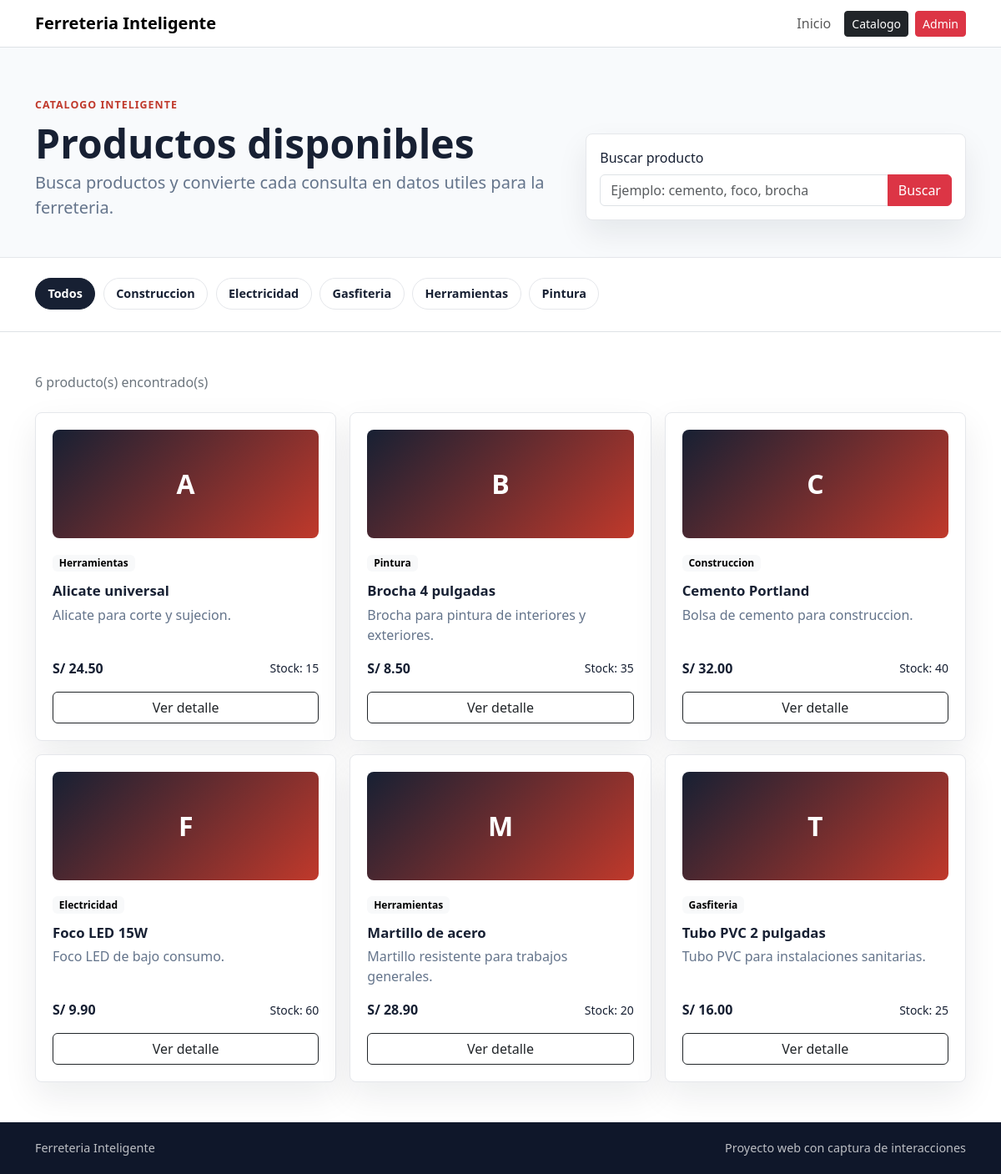
Page /public/catalogo.php on the committed database.
### tables this page shows
CREATE TABLE IF NOT EXISTS categorias (
    id INT AUTO_INCREMENT PRIMARY KEY,
    nombre VARCHAR(100) NOT NULL,
    descripcion VARCHAR(255),
    activo TINYINT(1) NOT NULL DEFAULT 1,
    created_at TIMESTAMP DEFAULT CURRENT_TIMESTAMP
);

CREATE TABLE IF NOT EXISTS productos (
    id INT AUTO_INCREMENT PRIMARY KEY,
    categoria_id INT NOT NULL,
    nombre VARCHAR(150) NOT NULL,
    descripcion TEXT,
    precio DECIMAL(10,2) NOT NULL DEFAULT 0.00,
    stock INT NOT NULL DEFAULT 0,
    imagen VARCHAR(255),
    activo TINYINT(1) NOT NULL DEFAULT 1,
    created_at TIMESTAMP DEFAULT CURRENT_TIMESTAMP,
    updated_at TIMESTAMP DEFAULT CURRENT_TIMESTAMP ON UPDATE CURRENT_TIMESTAMP,
    CONSTRAINT fk_productos_categorias
        FOREIGN KEY (categoria_id) REFERENCES categorias(id)
);

### app/Support/helpers.php (called while the page is built, shortened)
<?php
function e(string|int|float|null $value): string
{
    return htmlspecialchars((string) $value, ENT_QUOTES, 'UTF-8');
}

### app/Models/ProductModel.php (called while the page is built, shortened)
<?php
class ProductModel
{
    public function search(?int $categoryId = null, string $term = ''): array
    {
        $sql = "SELECT p.id, p.nombre, p.descripcion, p.precio, p.stock, p.imagen, c.nombre AS categoria
                FROM productos p
                INNER JOIN categorias c ON c.id = p.categoria_id
                WHERE p.activo = 1";
        $params = [];
        $sql .= " ORDER BY p.nombre ASC";
        $stmt = $this->db->prepare($sql);
        $stmt->execute($params);
        return $stmt->fetchAll();
    }
    public function getCategories(): array
    {
        $stmt = $this->db->query(
            "SELECT id, nombre, descripcion
             FROM categorias
             WHERE activo = 1
             ORDER BY nombre ASC"
        );
        return $stmt->fetchAll();
    }
}

### public/catalogo.php (the view, shortened to what this page needs)
<?php
require_once __DIR__ . '/../app/Models/ProductModel.php';
$categoryId = isset($_GET['categoria']) && ctype_digit((string) $_GET['categoria'])
    ? (int) $_GET['categoria']
    : null;
$searchTerm = trim((string) ($_GET['buscar'] ?? ''));
$productos = [];
$categorias = [];
try {
    $conn = getConnection();
    $productModel = new ProductModel($conn);
    $categorias = $productModel->getCategories();
    $productos = $productModel->search($categoryId, $searchTerm);
} catch (Throwable $exception) {
    $dbOk = false;
    $error = $exception->getMessage();
}
require_once __DIR__ . '/../app/Views/partials/header.php';
?>
    <main>
        <section class="catalog-header">
            <div class="container">
                <p class="eyebrow">Catalogo inteligente</p>
                <div class="row g-3 align-items-end">
                    <div class="col-lg-7">
                        <h1>Productos disponibles</h1>
                        <p class="lead mb-0">Busca productos y convierte cada consulta en datos utiles para la ferreteria.</p>
                    </div>
                    <div class="col-lg-5">
                        <form class="search-box" method="get" action="catalogo.php">
                            <label class="form-label" for="buscar">Buscar producto</label>
                            <div class="input-group">
                                <input class="form-control" id="buscar" name="buscar" type="search" value="<?= e($searchTerm) ?>" placeholder="Ejemplo: cemento, foco, brocha">
                                <button class="btn btn-danger" type="submit">Buscar</button>
                            </div>
                        </form>
                    </div>
                </div>
            </div>
        </section>
        <section class="py-4 border-bottom">
            <div class="container">
                <div class="category-strip">
                    <a class="category-chip <?= $categoryId === null ? 'selected' : '' ?>" href="catalogo.php<?= $searchTerm !== '' ? '?buscar=' . urlencode($searchTerm) : '' ?>">Todos</a>
                    <?php foreach ($categorias as $categoria): ?>
                        <?php
                        $categoryUrl = 'catalogo.php?categoria=' . urlencode((string) $categoria['id']);
                        ?>
                        <a class="category-chip <?= $categoryId === (int) $categoria['id'] ? 'selected' : '' ?>" href="<?= e($categoryUrl) ?>">
                            <?= e($categoria['nombre']) ?>
                        </a>
                    <?php endforeach; ?>
                </div>
            </div>
        </section>
        <section class="py-5">
            <div class="container">
                <div class="d-flex justify-content-between align-items-center gap-3 mb-4">
                    <p class="text-secondary mb-0">
                        <?= e(count($productos)) ?> producto(s) encontrado(s)
                    </p>
                </div>
                <div class="row g-3">
                    <?php foreach ($productos as $producto): ?>
                        <div class="col-md-6 col-lg-4">
                            <article class="product-card catalog-card">
                                <div class="product-thumb">
                                    <?= e(strtoupper(substr($producto['nombre'], 0, 1))) ?>
                                </div>
                                <span class="badge text-bg-light"><?= e($producto['categoria']) ?></span>
                                <h3><?= e($producto['nombre']) ?></h3>
                                <p><?= e($producto['descripcion'] ?? 'Producto de ferreteria') ?></p>
                                <div class="d-flex justify-content-between align-items-center mb-3">
                                    <strong>S/ <?= e(number_format((float) $producto['precio'], 2)) ?></strong>
                                    <small>Stock: <?= e((int) $producto['stock']) ?></small>
                                </div>
                                <a class="btn btn-outline-dark w-100" href="<?= e(BASE_URL) ?>/producto.php?id=<?= e($producto['id']) ?>">Ver detalle</a>
                            </article>
                        </div>
                    <?php endforeach; ?>
                </div>
            </div>
        </section>
    </main>
<?php require_once __DIR__ . '/../app/Views/partials/footer.php'; ?>

### public/assets/css/styles.css (style rules this page uses)
:root { --fi-ink: #172033; --fi-muted: #64748b; --fi-red: #c0392b; --fi-line: #e5e7eb; --fi-soft: #f5f7fb; }
body { color: var(--fi-ink); background: #fff; font-family: "Segoe UI", Arial, sans-serif; }
.eyebrow { color: var(--fi-red); font-size: 0.78rem; font-weight: 700; letter-spacing: 0.08em; margin-bottom: 0.75rem; text-transform: uppercase; }
h1 { font-size: clamp(2.2rem, 5vw, 4.5rem); font-weight: 800; line-height: 1; letter-spacing: 0; max-width: 720px; }
.lead { color: var(--fi-muted); max-width: 620px; }
.metric-panel, .product-card { background: #fff; border: 1px solid var(--fi-line); border-radius: 8px; box-shadow: 0 16px 40px rgba(15, 23, 42, 0.08); }
.product-card { position: relative; height: 100%; padding: 1.25rem; transition: transform 0.16s ease, box-shadow 0.16s ease; }
.product-card h3 { font-size: 1.05rem; font-weight: 700; margin: 0.8rem 0 0.4rem; }
.product-card p { color: var(--fi-muted); min-height: 48px; }
.catalog-header { background: #f8fafc; border-bottom: 1px solid var(--fi-line); padding: 3.75rem 0 2.75rem; }
.catalog-header h1 { font-size: clamp(2rem, 4vw, 3.75rem); }
.search-box { background: #fff; border: 1px solid var(--fi-line); border-radius: 8px; box-shadow: 0 16px 36px rgba(15, 23, 42, 0.08); padding: 1rem; }
.category-strip { display: flex; gap: 0.6rem; overflow-x: auto; padding-bottom: 0.15rem; }
.category-chip { border: 1px solid var(--fi-line); border-radius: 999px; color: var(--fi-ink); flex: 0 0 auto; font-size: 0.9rem; font-weight: 600; padding: 0.45rem 0.9rem; text-decoration: none; }
.category-chip:hover, .category-chip.selected { background: var(--fi-ink); border-color: var(--fi-ink); color: #fff; }
.product-thumb, .product-detail-visual { align-items: center; background: linear-gradient(135deg, #172033, #c0392b); color: #fff; display: flex; font-weight: 800; justify-content: center; }
.product-thumb { border-radius: 8px; font-size: 2rem; height: 130px; margin-bottom: 1rem; }
.catalog-card .btn { position: relative; z-index: 2; }

### rows in the picture
categorias: nombre "Construccion"
categorias: nombre "Electricidad"
categorias: nombre "Gasfiteria"
categorias: nombre "Herramientas"
categorias: nombre "Pintura"
productos: nombre "A", categoria.nombre "Herramientas", nombre "Alicate universal", descripcion "Alicate para corte y sujecion.", precio "24.50", stock "15"
productos: nombre "B", categoria.nombre "Pintura", nombre "Brocha 4 pulgadas", descripcion "Brocha para pintura de interiores y exteriores.", precio "8.50", stock "35"
productos: nombre "C", categoria.nombre "Construccion", nombre "Cemento Portland", descripcion "Bolsa de cemento para construccion.", precio "32.00", stock "40"
productos: nombre "F", categoria.nombre "Electricidad", nombre "Foco LED 15W", descripcion "Foco LED de bajo consumo.", precio "9.90", stock "60"
productos: nombre "M", categoria.nombre "Herramientas", nombre "Martillo de acero", descripcion "Martillo resistente para trabajos generales.", precio "28.90", stock "20"
productos: nombre "T", categoria.nombre "Gasfiteria", nombre "Tubo PVC 2 pulgadas", descripcion "Tubo PVC para instalaciones sanitarias.", precio "16.00", stock "25"

### other values in the picture
count($productos) "6"
